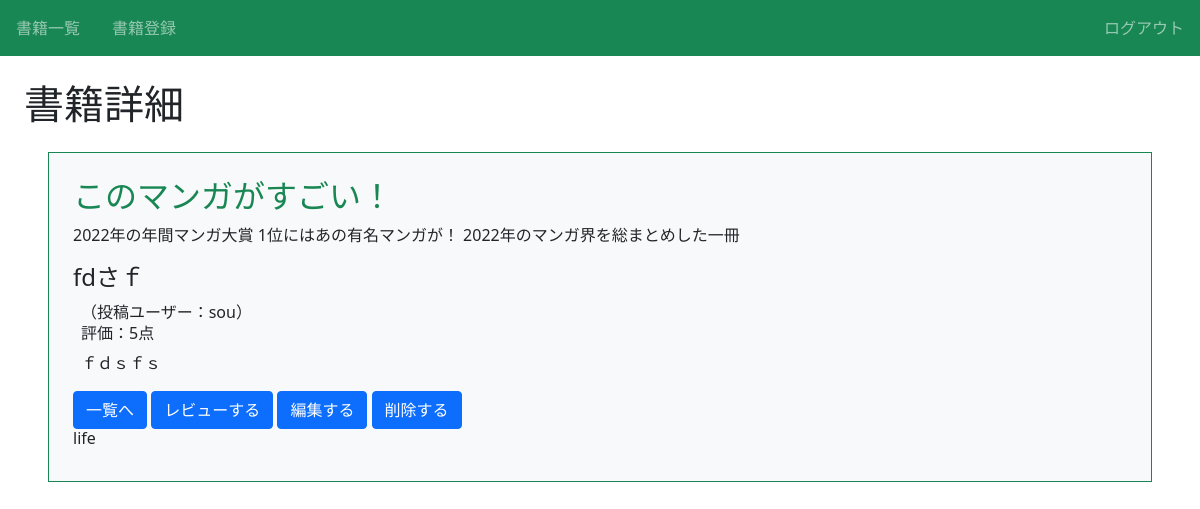
Page /book/11/detail (signed in) on the committed database.
### bookapp/models.py (models this page shows, shortened)
class Book(models.Model):
    title = models.CharField(max_length=100)
    text = models.TextField()
    thumbnail = models.ImageField(null=True, blank=True)
    category = models.CharField(
        max_length=100,
        choices = CATEGORY
    )
    user = models.ForeignKey('auth.User', on_delete=models.CASCADE)

class Review(models.Model):
    book = models.ForeignKey(Book, on_delete=models.CASCADE)
    title = models.CharField(max_length=100)
    text = models.TextField()
    rate = models.IntegerField(choices=RATE_CHOICES)
    user = models.ForeignKey('auth.User', on_delete=models.CASCADE)

### bookapp/views.py (the view)
# urls.py: path('book/<int:pk>/detail', views.DetailBookView.as_view(), name='detail-book'),
class DetailBookView(LoginRequiredMixin, DetailView):
    template_name = 'bookapp/book_detail.html'
    model = Book

### bookapp/templates/bookapp/book_detail.html (shortened to what this page needs)
{% extends 'base.html' %}
{% block h1 %}書籍詳細{% endblock %}
{% block content %}
<div class="p-4 m-4 bg-light border border-success rouded">
    <h2 class="text-success">{{ object.title }}</h2>
    <p>{{ object.text }}</p>
    <div>
        {% for review in object.review_set.all %}
        <div>
            <h3 class="h4">{{ review.title }}</h3>
            <div class="px-2">
              <span>（投稿ユーザー：{{ review.user.username }}）</span>
              <h6>評価：{{ review.rate }}点</h6>
              <p>{{ review.text }}</p>
            </div>
        </div>
        {% endfor %}
    </div>
    <a href="{% url 'index' %}" class="btn btn-primary">一覧へ</a>
    <a href="{% url 'review' object.pk %}" class="btn btn-primary">レビューする</a>
    <a href="{% url 'update-book' object.pk %}" class="btn btn-primary">編集する</a>
    <a href="{% url 'delete-book' object.pk %}" class="btn btn-primary">削除する</a>
    <h6 class="card-title">{{ object.category }}</h6>
    </div>
</div>
{% endblock content %}

### bookapp/static/bookapp/css/style.css (style rules this page uses)
a { text-decoration: none; }

### rows in the picture
Book: title "このマンガがすごい！", text "2022年の年間マンガ大賞 1位にはあの有名マンガが！ 2022年のマンガ界を総まとめした一冊", category "life"
Review: title "fdさｆ", user.username "sou", rate "5", text "ｆｄｓｆｓ"
